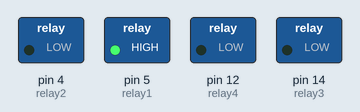
This sketch was run on a simulated Arduino Uno, built with avr-gcc and run on an emulated ATmega328P. Parts: switched loads named in the sketch (green lamp = pin HIGH).

Above: at 0.2 s.
At 1.2 s:
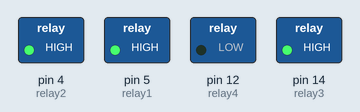
At 1.7 s:
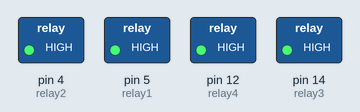
At 2.2 s:
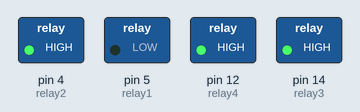
At 3.2 s:
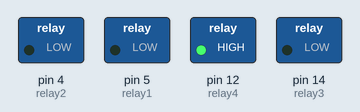
At 4.7 s:
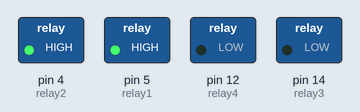
Timing chart, 0 to 5.2 s (numbered marks = the images above):
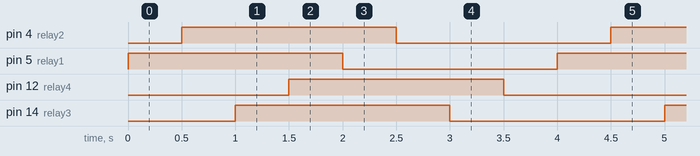

Measured:
- by itself, pin 4 (relay2), pin 5 (relay1), pin 12 (relay4), pin 14 (relay3): alternates HIGH for 2.0 s and LOW for 2.0 s
- by itself, everything shown: repeats every 4.0 s, in 8 steps

The sketch:

test_relay_nodecmu.ino
```cpp
int relay1 = 5; // D1
int relay2 = 4; // D2
int relay3 = 14; // D5
int relay4 = 12; // D6

void setup() {

  pinMode(relay1, OUTPUT); // initialize pin as OUTPUT
  pinMode(relay2, OUTPUT); // initialize pin as OUTPUT
  pinMode(relay3, OUTPUT); // initialize pin as OUTPUT
  pinMode(relay4, OUTPUT); // initialize pin as OUTPUT

  digitalWrite(relay1,LOW);
  digitalWrite(relay2,LOW);
  digitalWrite(relay3,LOW);
  digitalWrite(relay4,LOW);

}
void loop() {
  digitalWrite(relay1, HIGH); // turn relay on

  delay(500);

  digitalWrite(relay2, HIGH); // turn relay on

  delay(500);

  digitalWrite(relay3, HIGH); // turn relay on

  delay(500);

  digitalWrite(relay4, HIGH); // turn relay on

  delay(500);

  digitalWrite(relay1, LOW); // turn relay off

  delay(500);


  digitalWrite(relay2, LOW); // turn relay off

  delay(500);


  digitalWrite(relay3, LOW); // turn relay off

  delay(500);


  digitalWrite(relay4, LOW); // turn relay off

  delay(500);
}
```
